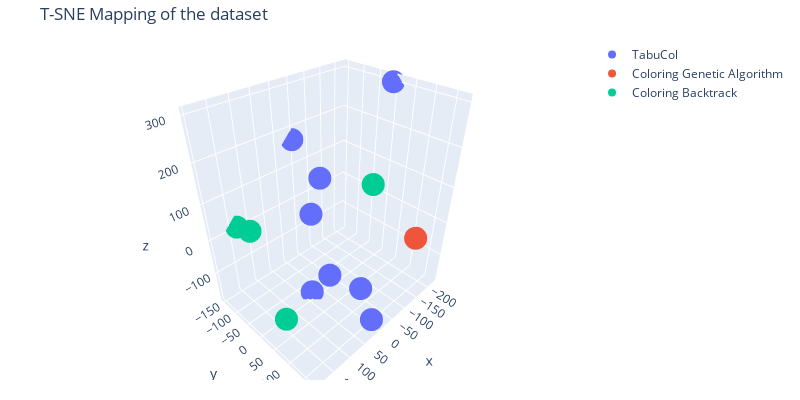

Notebook code cell kept with this figure:
### Code cell
fig = go.Figure()

fig.add_trace(go.Scatter3d(x=X_embedded[colors=='blue', 0],
                           y=X_embedded[colors=='blue', 1],
                           z=X_embedded[colors=='blue', 2],
                           mode='markers',
                           name='TabuCol'))

fig.add_trace(go.Scatter3d(x=X_embedded[colors=='red', 0],
                           y=X_embedded[colors=='red', 1],
                           z=X_embedded[colors=='red', 2],
                           mode='markers',
                           name='Coloring Genetic Algorithm'))

fig.add_trace(go.Scatter3d(x=X_embedded[colors=='green', 0],
                           y=X_embedded[colors=='green', 1],
                           z=X_embedded[colors=='green', 2],
                           mode='markers',
                           name='Coloring Backtrack'))

fig.update_layout(
    title='T-SNE Mapping of the dataset',
    margin=dict(t=40, b=20),
    autosize=False,
    width=800,
    height=400,
)

fig.update_yaxes(ticksuffix = " ")

pio.full_figure_for_development(fig, warn=False)
fig.write_image("output/tsne_mapping.eps")

fig.show()

### Figure 1 — Plotly figure (JSON) as saved in the notebook; plotly's stock layout.template omitted (floating-point values rounded to 4 significant figures)
{"data": [{"mode": "markers", "name": "TabuCol", "type": "scatter3d", "x": [104.5, -222.5, 34.46, -52.13, 19.35, -40.42, -32.29, -44.22], "y": [124.9, -2.815, -9.589, 77.04, 172.0, -88.63, -44.71, -151.9], "z": [22.19, 301.2, -177.1, -165.2, -142.4, -12.39, 115.0, 170.5]}, {"mode": "markers", "name": "Coloring Genetic Algorithm", "type": "scatter3d", "x": [-121.3], "y": [170.4], "z": [12.08]}, {"mode": "markers", "name": "Coloring Backtrack", "type": "scatter3d", "x": [137.9, 164.6, -208.2, 193.0], "y": [-149.0, -48.66, -28.57, 89.43], "z": [10.77, 69.17, 28.5, -63.91]}], "layout": {"autosize": false, "height": 400, "margin": {"b": 20, "t": 40}, "title": {"text": "T-SNE Mapping of the dataset"}, "width": 800, "yaxis": {"ticksuffix": " "}}}
